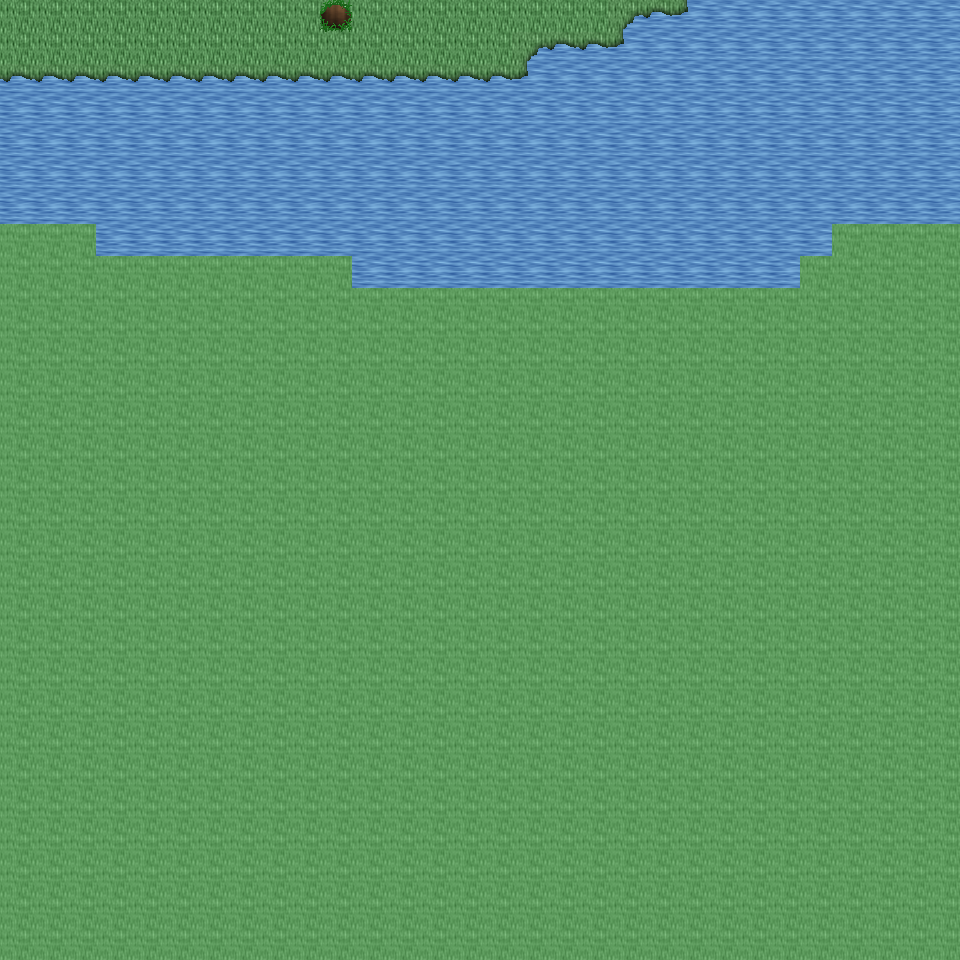

The image is a tile-based game level rendered from a .tmx file. Its description and source (layers, tilesets, objects; grid data summarised) follow:
An orthogonal 30x30 tile map with 32x32 px tiles, 6 tile layers (Ground, Object, Object2, Above, ...), 13 tilesets and 3 objects (3x mapExit).

<map version="1.0" orientation="orthogonal" renderorder="right-down" width="30" height="30" tilewidth="32" tileheight="32" nextobjectid="4">
  <tileset firstgid="1" name="tileset_ground_ground" tilewidth="32" tileheight="32" tilecount="33" columns="3">
    <image source="../drawable/tileset_ground_ground.png" width="96" height="352" />
  </tileset>
  <tileset firstgid="34" name="tileset_ground_water_pool" tilewidth="32" tileheight="32" tilecount="72" columns="3">
    <image source="../drawable/tileset_ground_water_pool.png" width="96" height="768" />
  </tileset>
  <tileset firstgid="106" name="tileset_plant_tree_tree_darkgreen" tilewidth="32" tileheight="32" tilecount="88" columns="8">
    <image source="../drawable/tileset_plant_tree_tree_darkgreen.png" width="256" height="352" />
  </tileset>
  <tileset firstgid="194" name="tileset_ground_grass_edges" tilewidth="32" tileheight="32" tilecount="36" columns="12">
    <image source="../drawable/tileset_ground_grass_edges.png" width="384" height="96" />
  </tileset>
  <tileset firstgid="230" name="tileset_ground_grass_corners" tilewidth="32" tileheight="32" tilecount="24" columns="6">
    <image source="../drawable/tileset_ground_grass_corners.png" width="192" height="128" />
  </tileset>
  <tileset firstgid="254" name="tileset_plant_flower_daisy_white" tilewidth="32" tileheight="32" tilecount="8" columns="2">
    <image source="../drawable/tileset_plant_flower_daisy_white.png" width="64" height="128" />
  </tileset>
  <tileset firstgid="262" name="tileset_plant_grasses" tilewidth="32" tileheight="32" tilecount="6" columns="3">
    <image source="../drawable/tileset_plant_grasses.png" width="96" height="64" />
  </tileset>
  <tileset firstgid="268" name="tileset_ground_pothole" tilewidth="32" tileheight="32" tilecount="4" columns="4">
    <image source="../drawable/tileset_ground_pothole.png" width="128" height="32" />
  </tileset>
  <tileset firstgid="272" name="tileset_logic_item_resources" tilewidth="32" tileheight="32" tilecount="6" columns="6">
    <image source="../drawable/tileset_logic_item_resources.png" width="192" height="32" />
  </tileset>
  <tileset firstgid="278" name="tileset_logic_creature_elf" tilewidth="32" tileheight="32" tilecount="16" columns="8">
    <image source="../drawable/tileset_logic_creature_elf.png" width="256" height="64" />
  </tileset>
  <tileset firstgid="294" name="tileset_logic_item_mushroom" tilewidth="32" tileheight="32" tilecount="6" columns="6">
    <image source="../drawable/tileset_logic_item_mushroom.png" width="192" height="32" />
  </tileset>
  <tileset firstgid="300" name="tileset_logic_portal" tilewidth="32" tileheight="32" tilecount="24" columns="8">
    <image source="../drawable/tileset_logic_portal.png" width="256" height="96" />
  </tileset>
  <tileset firstgid="324" name="tileset_logic_collision" tilewidth="32" tileheight="32" tilecount="1" columns="1">
    <image source="../drawable/tileset_logic_collision.png" width="32" height="32" />
  </tileset>
  <layer name="Ground" width="30" height="30">
    <data>[900 cells, 900 non-empty, 6 distinct tile ids]</data>
  </layer>
  <layer name="Object" width="30" height="30">
    <data>[900 cells, 25 non-empty, 4 distinct tile ids]</data>
  </layer>
  <layer name="Object2" width="30" height="30">
    <data>[900 cells, 0 non-empty, 0 distinct tile ids]</data>
  </layer>
  <layer name="Above" width="30" height="30">
    <data>[900 cells, 0 non-empty, 0 distinct tile ids]</data>
  </layer>
  <layer name="Above2" width="30" height="30">
    <data>[900 cells, 0 non-empty, 0 distinct tile ids]</data>
  </layer>
  <layer name="Walkable" width="30" height="30">
    <data>[900 cells, 653 non-empty, 1 distinct tile ids]</data>
  </layer>
  <objectgroup name="MapEvents">
    <object id="1" name="north" type="mapExit" x="0" y="0" width="960" height="32">
      <properties>
        <property name="map" value="level_0_x156_y95" />
        <property name="x" value="0" />
        <property name="y" value="28" />
      </properties>
    </object>
    <object id="2" name="west" type="mapExit" x="0" y="0" width="32" height="224">
      <properties>
        <property name="map" value="level_0_x155_y96" />
        <property name="x" value="28" />
        <property name="y" value="0" />
      </properties>
    </object>
    <object id="3" name="east" type="mapExit" x="928" y="0" width="32" height="224">
      <properties>
        <property name="map" value="level_0_x157_y96" />
        <property name="x" value="1" />
        <property name="y" value="0" />
      </properties>
    </object>
  </objectgroup>
</map>
